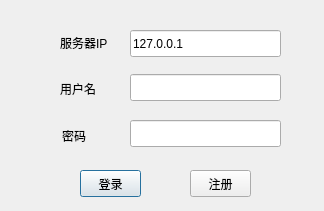
<?xml version="1.0" encoding="UTF-8"?>
<ui version="4.0">
 <class>Login</class>
 <widget class="QDialog" name="Login">
  <property name="geometry">
   <rect>
    <x>0</x>
    <y>0</y>
    <width>324</width>
    <height>211</height>
   </rect>
  </property>
  <property name="windowTitle">
   <string>登录框</string>
  </property>
  <widget class="QLabel" name="lblName">
   <property name="geometry">
    <rect>
     <x>60</x>
     <y>80</y>
     <width>66</width>
     <height>17</height>
    </rect>
   </property>
   <property name="text">
    <string>用户名</string>
   </property>
  </widget>
  <widget class="QLabel" name="lblPass">
   <property name="geometry">
    <rect>
     <x>62</x>
     <y>127</y>
     <width>66</width>
     <height>17</height>
    </rect>
   </property>
   <property name="text">
    <string>密码</string>
   </property>
  </widget>
  <widget class="QLineEdit" name="editName">
   <property name="geometry">
    <rect>
     <x>130</x>
     <y>74</y>
     <width>151</width>
     <height>27</height>
    </rect>
   </property>
   <property name="maxLength">
    <number>10</number>
   </property>
  </widget>
  <widget class="QLineEdit" name="editPass">
   <property name="geometry">
    <rect>
     <x>130</x>
     <y>120</y>
     <width>151</width>
     <height>27</height>
    </rect>
   </property>
   <property name="maxLength">
    <number>16</number>
   </property>
   <property name="echoMode">
    <enum>QLineEdit::Password</enum>
   </property>
  </widget>
  <widget class="QPushButton" name="pbLogin">
   <property name="geometry">
    <rect>
     <x>80</x>
     <y>170</y>
     <width>61</width>
     <height>27</height>
    </rect>
   </property>
   <property name="text">
    <string>登录</string>
   </property>
  </widget>
  <widget class="QPushButton" name="pbRegister">
   <property name="geometry">
    <rect>
     <x>190</x>
     <y>170</y>
     <width>61</width>
     <height>27</height>
    </rect>
   </property>
   <property name="text">
    <string>注册</string>
   </property>
  </widget>
  <widget class="QLabel" name="label">
   <property name="geometry">
    <rect>
     <x>60</x>
     <y>34</y>
     <width>66</width>
     <height>17</height>
    </rect>
   </property>
   <property name="text">
    <string>服务器IP</string>
   </property>
  </widget>
  <widget class="QLineEdit" name="editServerIP">
   <property name="geometry">
    <rect>
     <x>130</x>
     <y>30</y>
     <width>151</width>
     <height>27</height>
    </rect>
   </property>
   <property name="text">
    <string>127.0.0.1</string>
   </property>
  </widget>
 </widget>
 <layoutdefault spacing="6" margin="11"/>
 <resources/>
 <connections/>
</ui>
